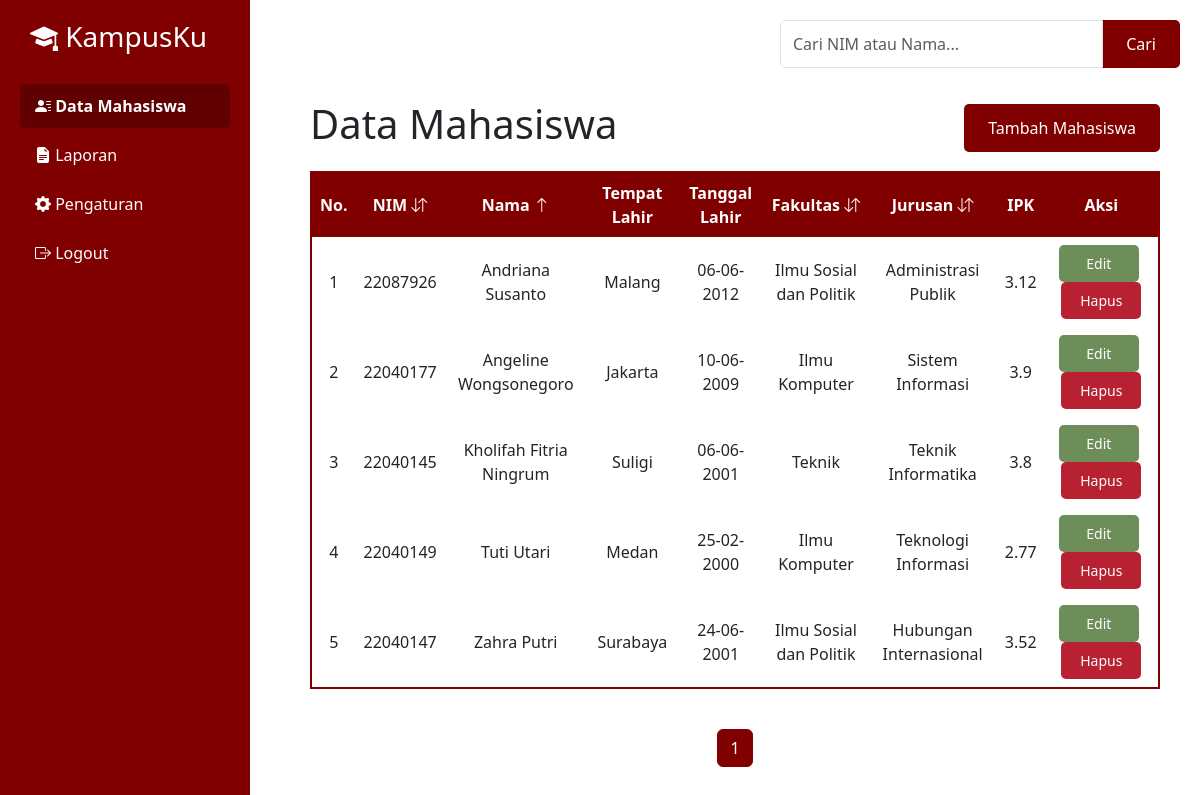
Page /mahasiswa.php?sort=nama&order=asc on the committed database.
### tables this page shows
CREATE TABLE `mahasiswa` (
  `id_mahasiswa` int(100) NOT NULL,
  `nim` int(100) NOT NULL,
  `nama_mahasiswa` varchar(255) NOT NULL,
  `tempat_lahir` varchar(255) NOT NULL,
  `tanggal_lahir` date NOT NULL,
  `fakultas` varchar(255) NOT NULL,
  `jurusan` varchar(255) NOT NULL,
  `ipk` float NOT NULL
);

CREATE TABLE `fakultas` (
  `id_fakultas` int(10) NOT NULL,
  `nama_fakultas` varchar(100) NOT NULL
);

CREATE TABLE `jurusan` (
  `id_jurusan` int(10) NOT NULL,
  `nama_jurusan` varchar(50) NOT NULL,
  `id_fakultas` int(10) NOT NULL
);

### mahasiswa.php (the view, shortened to what this page needs)
<?php
include("config.php");
?>
<?php
$search = "";
$whereClause = "";
$allowedSort = array(
    'nim'      => 'm.nim',
    'nama'     => 'm.nama_mahasiswa',
    'fakultas' => 'f.nama_fakultas',
    'jurusan'  => 'j.nama_jurusan'
);
$sort  = isset($_GET['sort']) && isset($allowedSort[$_GET['sort']]) ? $_GET['sort'] : "";
$order = (isset($_GET['order']) && strtolower($_GET['order']) == 'asc') ? 'ASC' : 'DESC';
$sortColumn = $sort !== "" ? $allowedSort[$sort] : 'm.id_mahasiswa';
$searchParam = $search !== "" ? "&q=" . urlencode($search) : "";
$limit = 10;
$page  = isset($_GET['page']) ? (int)$_GET['page'] : 1;
$offset = ($page - 1) * $limit;
$countQuery = "SELECT COUNT(*) as total
               FROM mahasiswa m
               JOIN fakultas f ON m.fakultas = f.id_fakultas
               JOIN jurusan j ON m.jurusan = j.id_jurusan
               $whereClause";
$countResult = mysqli_query($conn, $countQuery);
$countData   = mysqli_fetch_assoc($countResult);
$totalRecords = $countData['total'];
$totalPages   = ceil($totalRecords / $limit);
$query = "SELECT m.*, f.nama_fakultas, j.nama_jurusan
          FROM mahasiswa m
          JOIN fakultas f ON m.fakultas = f.id_fakultas
          JOIN jurusan j ON m.jurusan = j.id_jurusan
          $whereClause
          ORDER BY $sortColumn $order
          LIMIT $limit OFFSET $offset";
$result = mysqli_query($conn, $query);
function getSortIcon($col)
{
    global $sort, $order;
    if ($sort == $col) {
        return (strtolower($order) == 'asc') ? ' <i class="bi bi-arrow-up"></i>' : ' <i class="bi bi-arrow-down"></i>';
    } else {
        return ' <i class="bi bi-arrow-down-up"></i>';
    }
}
?>
<!DOCTYPE html>
<html lang="id">
<head>
    <link href="https://cdn.jsdelivr.net/npm/bootstrap@5.3.0/dist/css/bootstrap.min.css" rel="stylesheet">
    <link rel="stylesheet" href="https://cdn.jsdelivr.net/npm/bootstrap-icons/font/bootstrap-icons.css">
</head>
<body>
    <?php include("sidebar.php"); ?>
    <div class="main-content">
        <div class="search-container">
            <form class="search-form" method="GET" action="mahasiswa.php">
                <div class="input-group">
                    <input type="text" class="form-control" name="q" placeholder="Cari NIM atau Nama..." value="<?php echo htmlspecialchars($search); ?>">
                    <?php if ($search != ""): ?>
                        <button type="button" class="tambah-button" onclick="window.location.href='mahasiswa.php'">Reset</button>
                    <?php else: ?>
                        <button type="submit" class="tambah-button">Cari</button>
                    <?php endif; ?>
                </div>
            </form>
        </div>
        <div class="table-header">
            <h1>Data Mahasiswa</h1>
            <button class="tambah-button" onclick="window.location.href='tambah.php'">Tambah Mahasiswa</button>
        </div>
        <div class="table-container">
            <table>
                <thead>
                    <tr>
                        <th>No.</th>
                        <th>
                            <a class="sort-link" href="?sort=nim&order=<?php echo (isset($_GET['sort']) && $_GET['sort'] == 'nim' && strtolower($_GET['order']) == 'asc') ? 'desc' : 'asc';
                                                                        echo $searchParam; ?>">
                                NIM<?php echo getSortIcon('nim'); ?>
                            </a>
                        </th>
                        <th>
                            <a class="sort-link" href="?sort=nama&order=<?php echo (isset($_GET['sort']) && $_GET['sort'] == 'nama' && strtolower($_GET['order']) == 'asc') ? 'desc' : 'asc';
                                                                        echo $searchParam; ?>">
                                Nama<?php echo getSortIcon('nama'); ?>
                            </a>
                        </th>
                        <th>Tempat Lahir</th>
                        <th>Tanggal Lahir</th>
                        <th>
                            <a class="sort-link" href="?sort=fakultas&order=<?php echo (isset($_GET['sort']) && $_GET['sort'] == 'fakultas' && strtolower($_GET['order']) == 'asc') ? 'desc' : 'asc';
                                                                            echo $searchParam; ?>">
                                Fakultas<?php echo getSortIcon('fakultas'); ?>
                            </a>
                        </th>
                        <th>
                            <a class="sort-link" href="?sort=jurusan&order=<?php echo (isset($_GET['sort']) && $_GET['sort'] == 'jurusan' && strtolower($_GET['order']) == 'asc') ? 'desc' : 'asc';
                                                                            echo $searchParam; ?>">
                                Jurusan<?php echo getSortIcon('jurusan'); ?>
                            </a>
                        </th>
                        <th>IPK</th>
                        <th>Aksi</th>
                    </tr>
                </thead>
                <tbody>
                    <?php
                    if (mysqli_num_rows($result) > 0) {
                        $no = $offset + 1;
                        while ($row = mysqli_fetch_assoc($result)) {
                            echo "<tr onclick=\"window.location.href='detail_mahasiswa.php?id_mahasiswa=" . $row['id_mahasiswa'] . "'\" style='cursor: pointer;'>";
                            echo "<td>" . $no++ . "</td>";
                            echo "<td>" . htmlspecialchars($row['nim']) . "</td>";
                            echo "<td>" . $row['nama_mahasiswa'] . "</td>";
                            echo "<td>" . $row['tempat_lahir'] . "</td>";
                            echo "<td>" . date("d-m-Y", strtotime($row['tanggal_lahir'])) . "</td>";
                            echo "<td>" . $row['nama_fakultas'] . "</td>";
                            echo "<td>" . $row['nama_jurusan'] . "</td>";
                            echo "<td>" . $row['ipk'] . "</td>";
                            echo "<td>
                <button class='edit-button' onclick=\"event.stopPropagation(); window.location.href='edit.php?id_mahasiswa=" . $row['id_mahasiswa'] . "'\">Edit</button>
                <button class='hapus-button' onclick=\"event.stopPropagation(); confirmDelete(" . $row['id_mahasiswa'] . ")\">Hapus</button>
            </td>";
                            echo "</tr>";
                        }
                    } else {
                        echo "<tr><td colspan='9'>Tidak ada data</td></tr>";
                    }
                    ?>
                </tbody>
            </table>
        </div>
        <nav aria-label="Page navigation" class="d-flex justify-content-end">
            <ul class="pagination">
                <?php for ($i = 1; $i <= $totalPages; $i++): ?>
                    <li class="page-item <?php if ($i == $page) echo 'active'; ?>">
                        <a class="page-link" href="?page=<?php echo $i . $searchParam; ?>"><?php echo $i; ?></a>
                    </li>
                <?php endfor; ?>
            </ul>
        </nav>
    </div>
</body>
</html>

### mahasiswa.php (style rules this page uses)
body { font-family: Arial, sans-serif; background-color: #f8f8f8; margin: 0; padding: 0; display: flex; height: 100vh; }
.main-content { margin-left: 270px; padding: 40px; width: calc(100% - 270px); display: flex; flex-direction: column; align-items: center; position: relative; }
.search-container { position: absolute; top: 20px; right: 20px; max-width: 400px; width: 100%; }
.table-header { width: 100%; display: flex; justify-content: space-between; align-items: center; margin-bottom: 15px; margin-top: 60px; }
.tambah-button { padding: 12px 24px; background-color: maroon; color: white; border: none; cursor: pointer; border-radius: 5px; font-size: 16px; }
.table-container { width: 100%; display: flex; flex-direction: column; align-items: center; margin-bottom: 20px; }
table { width: 100%; border-collapse: collapse; background-color: #fff; border: 2px solid maroon; text-align: center; }
th, td { border: 2px solid maroon; padding: 8px; text-align: center; }
th { background-color: maroon; color: white; }
a.sort-link { color: white; text-decoration: none; }
.edit-button, .hapus-button { padding: 8px 15px; font-size: 14px; border: none; cursor: pointer; border-radius: 5px; width: 80px; }
.edit-button { background-color: #6E8E59; color: white; margin-right: 5px; }
.hapus-button { background-color: #B82132; color: white; }
.pagination { margin-top: 20px; }
.pagination .page-link { color: maroon; border: 1px solid maroon; }
.pagination .page-item.active .page-link { background-color: maroon; border-color: maroon; color: #fff; }

### rows in the picture
mahasiswa: nim "22087926", nama_mahasiswa "Andriana Susanto", tempat_lahir "Malang", tanggal_lahir "06-06-2012", fakultas.nama_fakultas "Ilmu Sosial dan Politik", jurusan.nama_jurusan "Administrasi Publik", ipk "3.12"
mahasiswa: nim "22040177", nama_mahasiswa "Angeline Wongsonegoro", tempat_lahir "Jakarta", tanggal_lahir "10-06-2009", fakultas.nama_fakultas "Ilmu Komputer", jurusan.nama_jurusan "Sistem Informasi", ipk "3.9"
mahasiswa: nim "22040145", nama_mahasiswa "Kholifah Fitria Ningrum", tempat_lahir "Suligi", tanggal_lahir "06-06-2001", fakultas.nama_fakultas "Teknik", jurusan.nama_jurusan "Teknik Informatika", ipk "3.8"
mahasiswa: nim "22040149", nama_mahasiswa "Tuti Utari", tempat_lahir "Medan", tanggal_lahir "25-02-2000", fakultas.nama_fakultas "Ilmu Komputer", jurusan.nama_jurusan "Teknologi Informasi", ipk "2.77"
mahasiswa: nim "22040147", nama_mahasiswa "Zahra Putri", tempat_lahir "Surabaya", tanggal_lahir "24-06-2001", fakultas.nama_fakultas "Ilmu Sosial dan Politik", jurusan.nama_jurusan "Hubungan Internasional", ipk "3.52"
